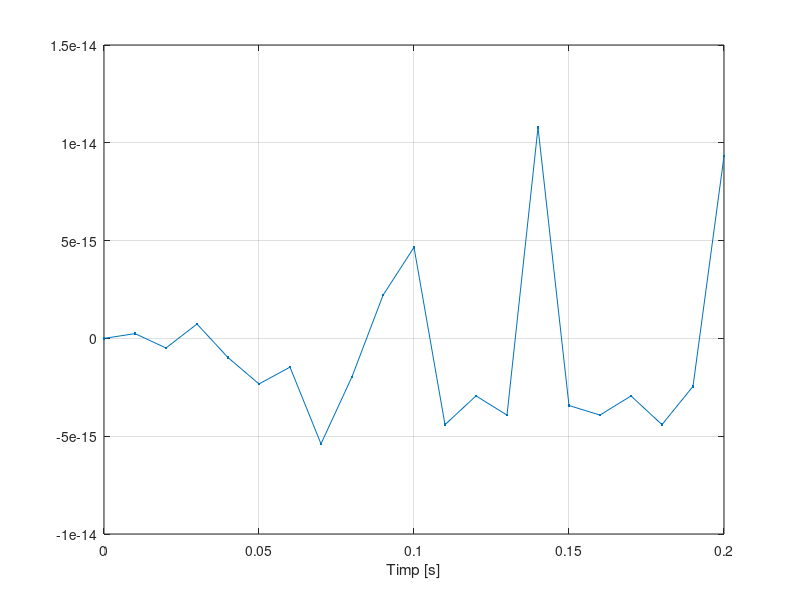
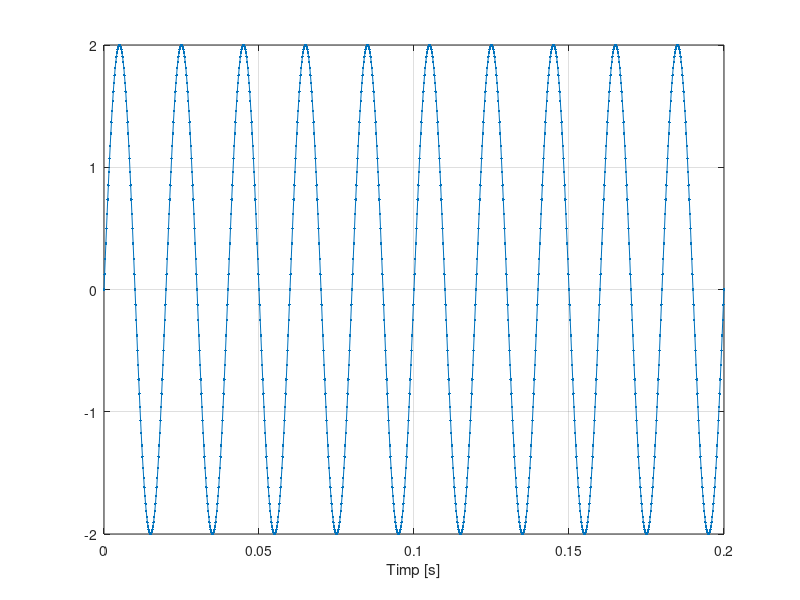

Write the MATLAB code that produced these figures, in order.
F = 50;
t = 0:0.01:0.2;
s = 2*sin(2*pi*F*t);
figure(1)
plot(t,s,'.-'),xlabel('Timp [s]'),grid


F = 50;
t = 0:0.0002:0.2;
s = 2*sin(2*pi*F*t);
figure(2)
plot(t,s,'.-'),xlabel('Timp [s]'),grid
